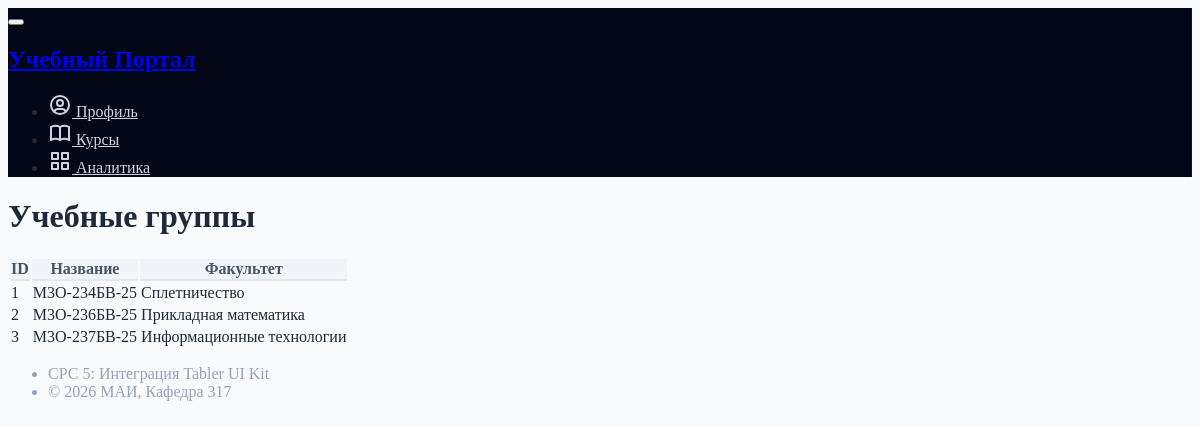
Screenshot of /groups/ (signed in) with the database file from the repository.
### accounts/models.py (models this page shows, shortened)
class AcademicGroup(models.Model):
 name = models.CharField(max_length=50)
 department = models.ForeignKey(
  Department,
  on_delete=models.CASCADE,
  related_name='groups'
 )

class Department(models.Model):
 name = models.CharField(max_length=200)

### accounts/views.py (the view)
# urls.py: path('groups/', views.academic_group_list, name='academic_group_list'),
@login_required
def academic_group_list(request):
    groups = AcademicGroup.objects.all()
    return render(request, 'academic_group_list.html', {'groups': groups})

### templates/academic_group_list.html (shortened to what this page needs)
{% extends 'base.html' %}
{% block content %}
<div class="d-flex justify-content-between mb-3">
    <h1>Учебные группы</h1>
</div>
<table class="table table-striped">
    <thead>
        <tr>
            <th>ID</th>
            <th>Название</th>
            <th>Факультет</th>
        </tr>
    </thead>
    <tbody>
        {% for group in groups %}
        <tr>
            <td>{{ group.id }}</td>
            <td>{{ group.name }}</td>
            <td>{{ group.department.name }}</td>
        </tr>
        {% endfor %}
    </tbody>
</table>
{% endblock %}

### static/css/style.css (style rules this page uses)
body.theme-light { background-color: #f8fafc; color: #1e293b; }
body.theme-light .table { color: #1e293b; }
body.theme-light .table thead th { background-color: #f1f5f9; color: #475569; border-bottom: 2px solid #e2e8f0; }
body.theme-light .table tbody tr { border-bottom: 1px solid #e2e8f0; }

### rows the page displays
AcademicGroup: id "1", name "М3О-234БВ-25", department.name "Сплетничество"
AcademicGroup: id "2", name "М3О-236БВ-25", department.name "Прикладная математика"
AcademicGroup: id "3", name "М3О-237БВ-25", department.name "Информационные технологии"
